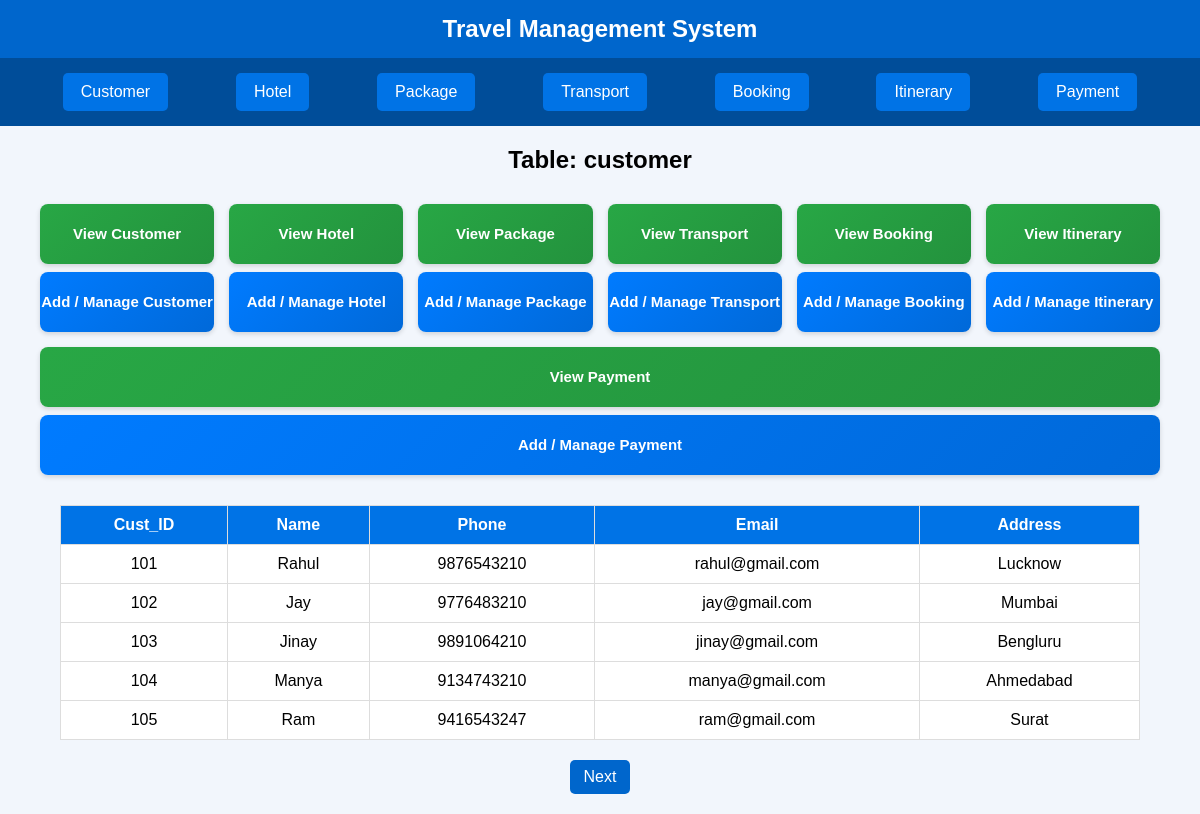
The app's page /?table=customer with its own data.
### tables this page shows
CREATE TABLE `customer` (
  `Cust_ID` int(11) NOT NULL,
  `Name` varchar(50) DEFAULT NULL,
  `Phone` bigint(20) DEFAULT NULL,
  `Email` varchar(50) DEFAULT NULL,
  `Address` varchar(50) DEFAULT NULL
);

### index.php (the view, shortened to what this page needs)
<?php
include('db.php');
?>
<!DOCTYPE html>
<html lang="en">
<head>
</head>
<body>
<header>Travel Management System</header>
<nav>
  <a href="?table=customer">Customer</a>
  <a href="?table=hotel">Hotel</a>
  <a href="?table=package">Package</a>
  <a href="?table=transport">Transport</a>
  <a href="?table=booking">Booking</a>
  <a href="?table=itinerary">Itinerary</a>
  <a href="?table=payment">Payment</a>
</nav>
<main>
<?php
$tables = ['customer','hotel','package','transport','booking','itinerary','payment'];
if (isset($_GET['table']) && in_array($_GET['table'], $tables)) {
    $table = $_GET['table'];
    $mode = $_GET['mode'] ?? 'view';
    echo "<h2 style='text-align:center;'>Table: $table</h2>";
    echo '<div class="crud-buttons">';
    foreach ($tables as $t) {
        echo "<div class='crud-group'>
                <a href='?table=$t'>View " . ucfirst($t) . "</a>
                <a href='?table=$t&mode=manage' class='manage'>Add / Manage " . ucfirst($t) . "</a>
              </div>";
    }
    echo '</div>';
    $limit = 5;
    $page = isset($_GET['page']) ? (int)$_GET['page'] : 1;
    $offset = ($page - 1) * $limit;
    $result = $conn->query("SELECT COUNT(*) AS total FROM $table");
    $total_rows = $result->fetch_assoc()['total'];
    $total_pages = ceil($total_rows / $limit);
    $result = $conn->query("SELECT * FROM $table LIMIT $offset, $limit");
    if ($result && $result->num_rows > 0) {
        echo "<table><tr>";
        foreach ($result->fetch_fields() as $field) echo "<th>{$field->name}</th>";
        echo "</tr>";
        $result->data_seek(0);
        while ($row = $result->fetch_assoc()) {
            echo "<tr>";
            foreach ($row as $key => $value) echo "<td>$value</td>";
            echo "</tr>";
        }
        echo "</table>";
        echo '<div class="pagination">';
        if ($page < $total_pages) echo '<a href="?table='.$table.'&mode='.$mode.'&page='.($page+1).'">Next</a>';
        echo '</div>';
    } else {
        echo "<p style='text-align:center;'>No records found.</p>";
    }
} else {
    echo "<p style='text-align:center;margin-top:40px;'>Select a table above to view or add records.</p>";
}
?>
</main>
</body>
</html>

### index.php (style rules this page uses)
body { font-family: Arial, sans-serif; background: #f2f6fc; margin: 0; padding: 0; }
header { background: #0066cc; color: white; padding: 15px; text-align: center; font-size: 24px; font-weight: bold; }
nav { background: #004d99; display: flex; justify-content: space-evenly; flex-wrap: wrap; padding: 10px 0; }
nav a { color: white; text-decoration: none; padding: 10px 18px; background: #0073e6; border-radius: 5px; text-align: center; transition: background 0.3s; margin: 5px; }
.crud-buttons { display: flex; justify-content: space-between; align-items: stretch; flex-wrap: wrap; gap: 15px; margin: 20px auto; width: 95%; max-width: 1400px; padding: 10px; overflow: hidden; box-sizing: border-box; }
.crud-group { display: flex; flex-direction: column; align-items: center; justify-content: center; flex: 1 1 calc(14% - 10px); min-width: 170px; box-sizing: border-box; gap: 8px; }
.crud-buttons a { display: block; width: 100%; height: 60px; line-height: 60px; text-align: center; border-radius: 8px; font-weight: 600; font-size: 15px; text-decoration: none; transition: all 0.3s ease; box-shadow: 0 2px 5px rgba(0,0,0,0.15); }
.crud-buttons a:not(.manage) { background: linear-gradient(135deg, #28a745, #23923d); color: #fff; }
.crud-buttons a.manage { background: linear-gradient(135deg, #007bff, #0069d9); color: #fff; }
table { border-collapse: collapse; width: 90%; margin: 20px auto; background: white; }
th, td { border: 1px solid #ddd; padding: 10px; text-align: center; }
th { background: #0073e6; color: white; }
.pagination { display: flex; justify-content: center; gap: 10px; margin: 20px 0; }
.pagination a { padding: 8px 14px; background: #0066cc; color: white; border-radius: 5px; text-decoration: none; transition: background 0.3s; }

### records on screen
customer: Cust_ID "101", Name "Rahul", Phone "9876543210", Email "rahul@gmail.com", Address "Lucknow"
customer: Cust_ID "102", Name "Jay", Phone "9776483210", Email "jay@gmail.com", Address "Mumbai"
customer: Cust_ID "103", Name "Jinay", Phone "9891064210", Email "jinay@gmail.com", Address "Bengluru"
customer: Cust_ID "104", Name "Manya", Phone "9134743210", Email "manya@gmail.com", Address "Ahmedabad"
customer: Cust_ID "105", Name "Ram", Phone "9416543247", Email "ram@gmail.com", Address "Surat"

### other values on screen
$table "customer"
$t "Customer"
$t "Hotel"
$t "Package"
$t "Transport"
$t "Booking"
$t "Itinerary"
$t "Payment"
$field->name "Cust_ID"
$field->name "Name"
$field->name "Phone"
$field->name "Email"
$field->name "Address"
